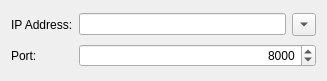
<?xml version="1.0" encoding="UTF-8"?>
<ui version="4.0">
 <class>NetworkView</class>
 <widget class="QWidget" name="NetworkView">
  <property name="geometry">
   <rect>
    <x>0</x>
    <y>0</y>
    <width>327</width>
    <height>81</height>
   </rect>
  </property>
  <property name="windowTitle">
   <string>Form</string>
  </property>
  <layout class="QGridLayout" name="gridLayout">
   <item row="0" column="0">
    <widget class="QLabel" name="label_3">
     <property name="text">
      <string>IP Address:</string>
     </property>
    </widget>
   </item>
   <item row="0" column="1">
    <widget class="QLineEdit" name="lineEditIpAddress"/>
   </item>
   <item row="0" column="2">
    <widget class="QToolButton" name="toolButtonIp">
     <property name="text">
      <string/>
     </property>
     <property name="popupMode">
      <enum>QToolButton::InstantPopup</enum>
     </property>
     <property name="toolButtonStyle">
      <enum>Qt::ToolButtonIconOnly</enum>
     </property>
     <property name="autoRaise">
      <bool>false</bool>
     </property>
     <property name="arrowType">
      <enum>Qt::DownArrow</enum>
     </property>
    </widget>
   </item>
   <item row="1" column="0">
    <widget class="QLabel" name="label_6">
     <property name="text">
      <string>Port:</string>
     </property>
    </widget>
   </item>
   <item row="1" column="1" colspan="2">
    <widget class="QSpinBox" name="spinBoxPort">
     <property name="alignment">
      <set>Qt::AlignRight|Qt::AlignTrailing|Qt::AlignVCenter</set>
     </property>
     <property name="maximum">
      <number>65535</number>
     </property>
     <property name="value">
      <number>8000</number>
     </property>
    </widget>
   </item>
  </layout>
 </widget>
 <resources/>
 <connections/>
 <slots>
  <slot>updateDeviceInfo(QString)</slot>
 </slots>
</ui>
